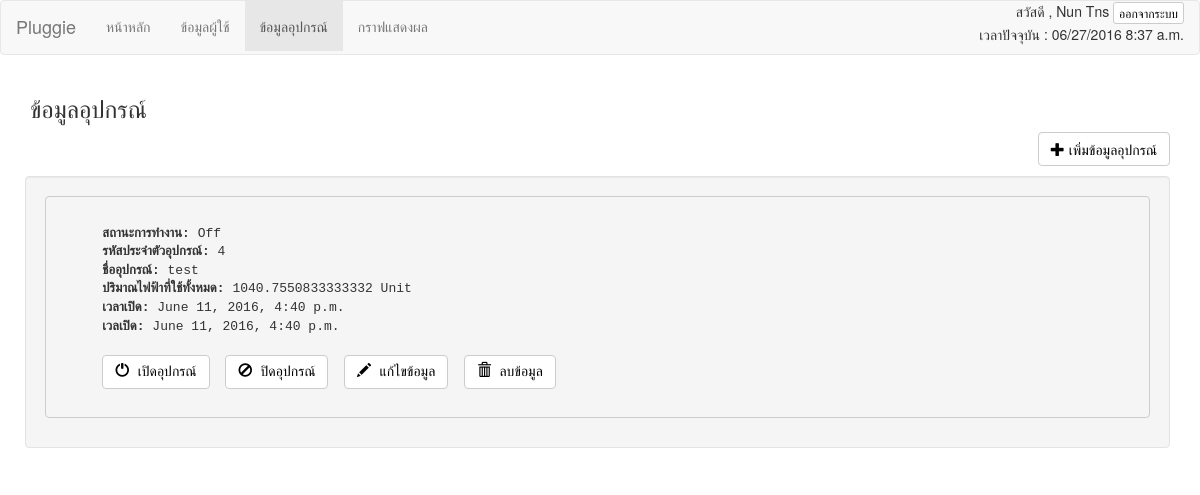
Page /deviceprofile/ (signed in) on the earlier database version.
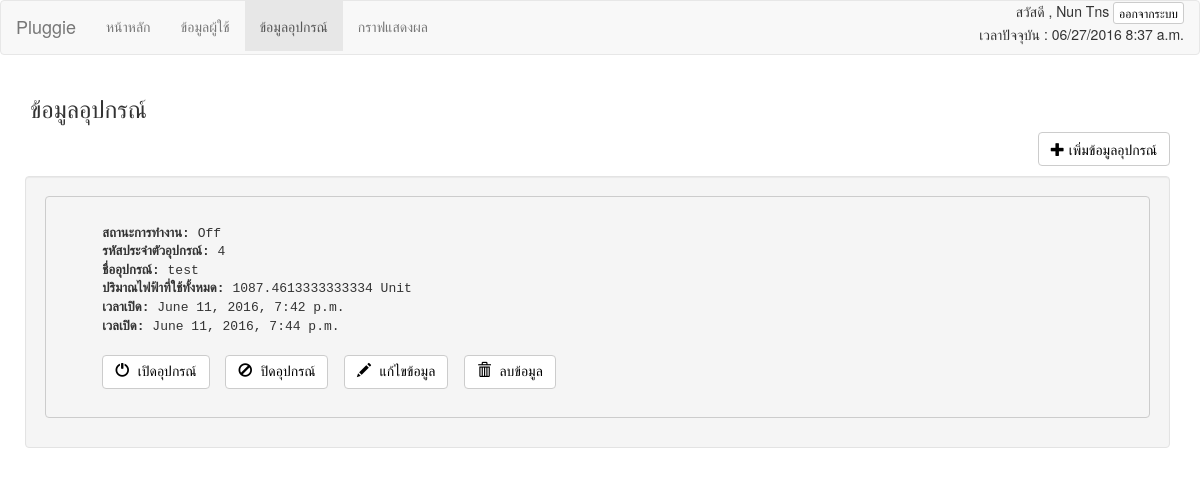
Same page on the later database version.
### pluggie/models.py (models this page shows, shortened)
class DeviceProfile(models.Model):
    owner = models.ForeignKey(User)
    device_id = models.CharField(max_length=20,primary_key=True, unique=True)
    device_name = models.CharField(max_length=30)
    status_timer = models.CharField(max_length=5,default='0')
    status_manual = models.CharField(max_length=5,default='0')
    status_true = models.CharField(max_length=5,default='Off')
    total_usage = models.FloatField(max_length=20,default='0')
    openTime = models.DateTimeField('time to open device')
    closeTime = models.DateTimeField('time to close device')

### pluggie/views.py (the view)
# urls.py: url(r'^deviceprofile/', views.Device, name='Device'),
def Device(request):
    if request.method =='GET' :
        if request.user.is_authenticated():
            now = datetime.now()
            now = formats.date_format(now,"SHORT_DATETIME_FORMAT")
            user_now = User.objects.get(username=request.user)
            device =  DeviceProfile.objects.filter(owner=user_now)
            for d in device:
                du = DeviceUsage.objects.filter(device_id=d.device_id).aggregate(Sum('usage'))
                dt = DeviceUsage.objects.filter(device_id=d.device_id).aggregate(Sum('time'))
                total_u = du['usage__sum']
                total_t = dt['time__sum']
                if total_u is None:
                    total_u = 0.0
                if total_t is None:
                    total_t = 0.0
                total = (float(total_u) * (float(total_t)/3600))
                if total is None:
                    DeviceProfile.objects.filter(device_id=d.device_id).update(total_usage=0.0)
                else:
                    DeviceProfile.objects.filter(device_id=d.device_id).update(total_usage=total)
            return render(request, 'deviceprofile.html',{'devices': DeviceProfile.objects.filter(owner=request.user),"date":str(now)})
        else:
            return redirect('/authen/')

### pluggie/templates/deviceprofile.html (shortened to what this page needs)
<!DOCTYPE html>
<html lang="en">
<head>
  <link rel="stylesheet" href="http://maxcdn.bootstrapcdn.com/bootstrap/3.3.6/css/bootstrap.min.css">
</head>
<body>
  <nav class="navbar navbar-default">
    <div class="container-fluid">
      <div class="navbar-header">
        <a class="navbar-brand" href="#">Pluggie</a>
      </div>
      <ul class="nav navbar-nav">
        <li><a href="/home">หน้าหลัก</a></li>
        <li><a href="/userprofile">ข้อมูลผู้ใช้</a></li>
        <li class="active"><a href="/deviceprofile">ข้อมูลอุปกรณ์</a></li>
        <li><a href="/graph">กราฟแสดงผล</a></li>
      </ul>
      <p align="right">สวัสดี , {{user.first_name}} {{user.last_name}}
        <button type="button" class="btn btn-default btn-xs"><a href="/authen/signout/" style="color: #000000">ออกจากระบบ</a></button>
        <br>เวลาปัจจุบัน : {{date}}</p>  </div>
</nav>
<div class="container">
  <h3>ข้อมูลอุปกรณ์</h3>
  <ul class="list-inline">
    <form method="post" action="{% url 'Device' %}">
      <p class="text-right">
      <button type="button" class="btn btn-default">
      <a href="/adddevice/" style="color: #000000"><span class="glyphicon glyphicon-plus" aria-hidden="true"></span>
      เพิ่มข้อมูลอุปกรณ์</a></button>
      </p>
<div class="well center block" style="min-width:400px">
  {% for device in devices %}
    <pre><li>
      <strong>สถานะการทำงาน:</strong> {{device.status_true}}
      <strong>รหัสประจำตัวอุปกรณ์:</strong> {{device.device_id}}
      <strong>ชื่ออุปกรณ์:</strong> {{ device.device_name }}
      <strong>ปริมาณไฟฟ้าที่ใช้ทั้งหมด:</strong> {{device.total_usage}} Unit
      <strong>เวลาเปิด:</strong> {{device.openTime}}
      <strong>เวลเปิด:</strong> {{device.closeTime}}
      <button type="button" class="btn btn-default"><a href="/setonoff/{{device.device_id}}/1" style="color: #000000"><span class="glyphicon glyphicon-off" aria-hidden="true"></span> เปิดอุปกรณ์</a></button>  <button type="button" class="btn btn-default"><a href="/setonoff/{{device.device_id}}/0" style="color: #000000"><span class="glyphicon glyphicon-ban-circle" aria-hidden="true"></span> ปิดอุปกรณ์</a></button>  <button type="button" class="btn btn-default"><a href="/editdevice/{{device.device_id}}" style="color: #000000"><span class="glyphicon glyphicon-pencil" aria-hidden="true"></span> แก้ไขข้อมูล</a></button>  <button type="button" class="btn btn-default"><a href="/deletedevice/{{device.device_id}}" style="color: #000000"><span class="glyphicon glyphicon-trash" aria-hidden="true"></span> ลบข้อมูล</a></button>
    </li></pre>
  {% endfor %}
</div>
    </form>
  </ul>
  </div>
</body>
</html>

Differences in the rows shown:
changed DeviceProfile "Off": total_usage "1040.7550833333332" → "1087.4613333333334"; openTime "June 11, 2016, 4:40 p.m." → "June 11, 2016, 7:42 p.m."; closeTime "June 11, 2016, 4:40 p.m." → "June 11, 2016, 7:44 p.m."
